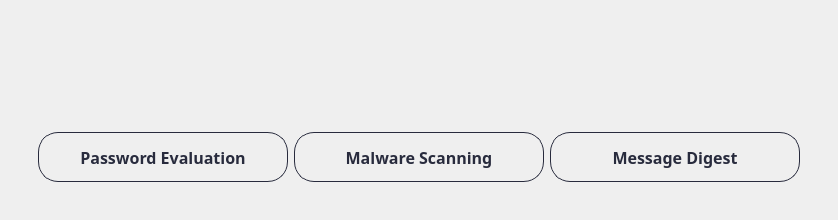
        <widget class="QWidget" name="page_advancedUser">
         <layout class="QHBoxLayout" name="horizontalLayout_9">
          <item>
           <widget class="QWidget" name="widget_15" native="true">
            <layout class="QVBoxLayout" name="verticalLayout_7">
             <item>
              <widget class="QWidget" name="widget_17" native="true">
               <property name="minimumSize">
                <size>
                 <width>0</width>
                 <height>50</height>
                </size>
               </property>
               <property name="maximumSize">
                <size>
                 <width>16777215</width>
                 <height>50</height>
                </size>
               </property>
              </widget>
             </item>
             <item>
              <widget class="QWidget" name="widget_16" native="true">
               <layout class="QVBoxLayout" name="verticalLayout_8">
                <item alignment="Qt::AlignHCenter">
                 <widget class="QLabel" name="image_advancedUser">
                  <property name="text">
                   <string/>
                  </property>
                  <property name="pixmap">
                   <pixmap>../images/advancedUser.png</pixmap>
                  </property>
                 </widget>
                </item>
               </layout>
              </widget>
             </item>
             <item>
              <widget class="QWidget" name="widget_18" native="true">
               <layout class="QVBoxLayout" name="verticalLayout_65">
                <item alignment="Qt::AlignHCenter|Qt::AlignTop">
                 <widget class="QWidget" name="widget_103" native="true">
                  <layout class="QHBoxLayout" name="horizontalLayout_43">
                   <item>
                    <widget class="QPushButton" name="btn_password">
                     <property name="minimumSize">
                      <size>
                       <width>250</width>
                       <height>50</height>
                      </size>
                     </property>
                     <property name="maximumSize">
                      <size>
                       <width>250</width>
                       <height>50</height>
                      </size>
                     </property>
                     <property name="font">
                      <font>
                       <family>Bahnschrift SemiBold</family>
                       <pointsize>12</pointsize>
                       <weight>75</weight>
                       <bold>true</bold>
                      </font>
                     </property>
                     <property name="cursor">
                      <cursorShape>PointingHandCursor</cursorShape>
                     </property>
                     <property name="styleSheet">
                      <string notr="true">QPushButton {    
    border: 1px solid rgba(40,43,61,255);
    border-radius: 20px;
    padding: 5px 10px;
	color: rgba(40,43,61,255) ;
}

QPushButton:hover {
    background-color: ;
}
</string>
                     </property>
                     <property name="text">
                      <string>Password Evaluation</string>
                     </property>
                     <property name="icon">
                      <iconset>
                       <normaloff>../icons/icon-password.png</normaloff>../icons/icon-password.png</iconset>
                     </property>
                     <property name="iconSize">
                      <size>
                       <width>35</width>
                       <height>35</height>
                      </size>
                     </property>
                    </widget>
                   </item>
                   <item>
                    <widget class="QPushButton" name="btn_malware">
                     <property name="minimumSize">
                      <size>
                       <width>250</width>
                       <height>50</height>
                      </size>
                     </property>
                     <property name="maximumSize">
                      <size>
                       <width>250</width>
                       <height>50</height>
                      </size>
                     </property>
                     <property name="font">
                      <font>
                       <family>Bahnschrift SemiBold</family>
                       <pointsize>12</pointsize>
                       <weight>75</weight>
                       <bold>true</bold>
                      </font>
                     </property>
                     <property name="cursor">
                      <cursorShape>PointingHandCursor</cursorShape>
                     </property>
                     <property name="styleSheet">
                      <string notr="true">QPushButton {    
    border: 1px solid rgba(40,43,61,255);
    border-radius: 20px;
    padding: 5px 10px;
	color: rgba(40,43,61,255) ;
}

QPushButton:hover {
    background-color: ;
}
</string>
                     </property>
                     <property name="text">
                      <string>Malware Scanning</string>
                     </property>
                     <property name="icon">
                      <iconset>
                       <normaloff>../icons/icon-malware.png</normaloff>../icons/icon-malware.png</iconset>
                     </property>
                     <property name="iconSize">
                      <size>
                       <width>35</width>
                       <height>35</height>
                      </size>
                     </property>
                    </widget>
                   </item>
                   <item>
                    <widget class="QPushButton" name="btn_MSdigest">
                     <property name="minimumSize">
                      <size>
                       <width>250</width>
                       <height>50</height>
                      </size>
                     </property>
                     <property name="maximumSize">
                      <size>
                       <width>250</width>
                       <height>50</height>
                      </size>
                     </property>
                     <property name="font">
                      <font>
                       <family>Bahnschrift SemiBold</family>
                       <pointsize>12</pointsize>
                       <weight>75</weight>
                       <bold>true</bold>
                      </font>
                     </property>
                     <property name="cursor">
                      <cursorShape>PointingHandCursor</cursorShape>
                     </property>
                     <property name="styleSheet">
                      <string notr="true">QPushButton {    
    border: 1px solid rgba(40,43,61,255);
    border-radius: 20px;
    padding: 5px 10px;
    color: rgba(40,43,61,255) ;
}

QPushButton:hover {
    background-color: ;
}
</string>
                     </property>
                     <property name="text">
                      <string>Message Digest</string>
                     </property>
                     <property name="icon">
                      <iconset>
                       <normaloff>../icons/icon-digest.png</normaloff>../icons/icon-digest.png</iconset>
                     </property>
                     <property name="iconSize">
                      <size>
                       <width>35</width>
                       <height>35</height>
                      </size>
                     </property>
                    </widget>
                   </item>
                  </layout>
                 </widget>
                </item>
               </layout>
              </widget>
             </item>
            </layout>
           </widget>
          </item>
         </layout>
        </widget>
